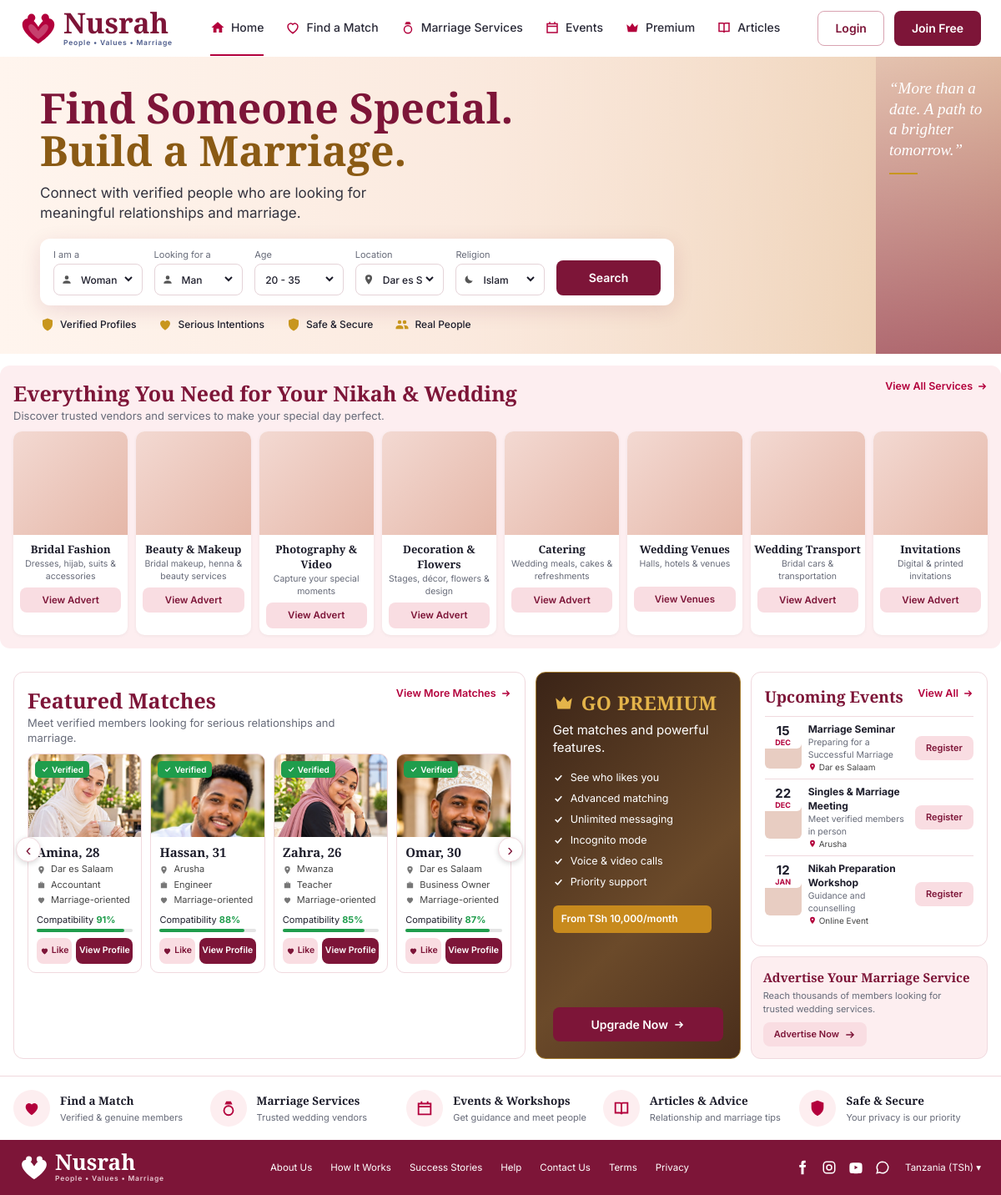
The page / on the database its author committed.
### core/models.py (models this page shows, shortened)
class SiteSetting(models.Model):
    brand = models.CharField(max_length=50, default="Nusrah")
    tagline = models.CharField(max_length=100, default="People • Values • Marriage")
    hero_title_1 = models.CharField(max_length=100, default="Find Someone Special.")
    hero_title_2 = models.CharField(max_length=100, default="Build a Marriage.")
    hero_text = models.CharField(max_length=250, default="Connect with verified people who are looking for meaningful relationships and marriage.")
    hero_quote = models.CharField(max_length=200, default="More than a date. A path to a brighter tomorrow.")
    hero_image = models.ImageField(upload_to="site/", blank=True)
    logo = models.ImageField(upload_to="site/", blank=True)
    currency = models.CharField(max_length=10, default="TSh")
    class Meta: verbose_name = "Site setting"
    @classmethod
    def load(cls):
        return cls.objects.first() or cls()

class ServiceCategory(models.Model):
    name = models.CharField(max_length=60)
    slug = models.SlugField(unique=True)
    blurb = models.CharField(max_length=80)
    image = models.ImageField(upload_to="services/", blank=True)
    button_label = models.CharField(max_length=30, default="View Advert")
    order = models.PositiveSmallIntegerField(default=0)
    class Meta: ordering = ["order"]; verbose_name_plural = "Service categories"

class Member(models.Model):
    GENDER = [("F", "Woman"), ("M", "Man")]
    name = models.CharField(max_length=80)
    age = models.PositiveSmallIntegerField()
    gender = models.CharField(max_length=1, choices=GENDER)
    city = models.CharField(max_length=60)
    occupation = models.CharField(max_length=80)
    intention = models.CharField(max_length=60, default="Marriage-oriented")
    religion = models.CharField(max_length=30, default="Islam")
    photo = models.ImageField(upload_to="members/", blank=True)
    verified = models.BooleanField(default=False)
    featured = models.BooleanField(default=False)
    compatibility = models.PositiveSmallIntegerField(default=80)
    joined = models.DateTimeField(default=timezone.now)

class PremiumPerk(models.Model):
    text = models.CharField(max_length=100)
    order = models.PositiveSmallIntegerField(default=0)
    class Meta: ordering = ["order"]

class Event(models.Model):
    title = models.CharField(max_length=120)
    date = models.DateField()
    city = models.CharField(max_length=60)
    description = models.CharField(max_length=200, blank=True)
    image = models.ImageField(upload_to="events/", blank=True)
    attendees = models.PositiveIntegerField(default=0)
    class Meta: ordering = ["date"]

class FeatureStrip(models.Model):
    title = models.CharField(max_length=50)
    text = models.CharField(max_length=80)
    icon = models.CharField(max_length=30, default="heart")
    order = models.PositiveSmallIntegerField(default=0)
    class Meta: ordering = ["order"]

### core/views.py (the view)
# urls.py: urlpatterns = [path("", views.home, name="home")]
def home(request):
    gold = Plan.objects.order_by("price").first()
    return render(request, "home.html", {
        "categories": ServiceCategory.objects.all()[:8],
        "matches": Member.objects.filter(featured=True)[:4],
        "events": Event.objects.filter(date__gte=date.today())[:3],
        "perks": PremiumPerk.objects.all(),
        "from_price": gold.price if gold else 0,
        "strip": FeatureStrip.objects.all(),
        "locations": LOCATIONS,
    })

### core/context.py (called while the page is built)
def site(request):
    return {"site": SiteSetting.load(), "current": request.resolver_match.url_name if request.resolver_match else ""}

### templates/home.html
{% extends "base.html" %}{% load static %}
{% block content %}
<section class="hero" {% if site.hero_image %}style="--hero:url('{{ site.hero_image.url }}')"{% endif %}>
  <div class="hero-in">
    <div class="hero-txt">
      <h1>{{ site.hero_title_1 }}<br><span>{{ site.hero_title_2 }}</span></h1>
      <p>{{ site.hero_text }}</p>
      <form class="search" action="#" method="get">
        <label>I am a<div class="sel"><svg><use href="#i-user"/></svg><select name="gender"><option>Woman</option><option>Man</option></select></div></label>
        <label>Looking for a<div class="sel"><svg><use href="#i-user"/></svg><select name="seek"><option>Man</option><option>Woman</option></select></div></label>
        <label>Age<div class="sel"><select name="age"><option>20 - 35</option><option>25 - 40</option><option>35+</option></select></div></label>
        <label>Location<div class="sel"><svg class="red"><use href="#i-pin"/></svg><select name="city">{% for l in locations %}<option>{{ l }}</option>{% endfor %}</select></div></label>
        <label>Religion<div class="sel"><svg><use href="#i-moon"/></svg><select name="religion"><option>Islam</option></select></div></label>
        <button class="btn btn-s">Search</button>
      </form>
      <ul class="trust"><li><svg class="gold"><use href="#i-shield"/></svg>Verified Profiles</li><li><svg class="gold"><use href="#i-heart-f"/></svg>Serious Intentions</li><li><svg class="gold"><use href="#i-shield"/></svg>Safe &amp; Secure</li><li><svg class="gold"><use href="#i-people"/></svg>Real People</li></ul>
    </div>
    <blockquote class="hero-q">&ldquo;{{ site.hero_quote }}&rdquo;<i></i></blockquote>
  </div>
</section>
<section class="wrap panel pink">
  <div class="sec-h"><div><h2>Everything You Need for Your Nikah &amp; Wedding</h2><p>Discover trusted vendors and services to make your special day perfect.</p></div><a class="more" href="#">View All Services <svg><use href="#i-arrow"/></svg></a></div>
  <div class="svc-grid">
    {% for c in categories %}
    <article class="svc"><div class="svc-img">{% if c.image %}<img src="{{ c.image.url }}" alt="{{ c.name }}" loading="lazy">{% endif %}</div>
      <h3>{{ c.name }}</h3><p>{{ c.blurb }}</p><a class="btn btn-p" href="#">{{ c.button_label }}</a></article>
    {% endfor %}
  </div>
</section>
<div class="wrap trio">
  <section class="panel">
    <div class="sec-h"><div><h2>Featured Matches</h2><p>Meet verified members looking for serious relationships and marriage.</p></div><a class="more" href="#">View More Matches <svg><use href="#i-arrow"/></svg></a></div>
    <div class="m-wrap"><button class="arr l" aria-label="Previous">&#8249;</button><div class="m-grid">
      {% for m in matches %}
      <article class="mcard">
        <div class="m-ph">{% if m.photo %}<img src="{{ m.photo.url }}" alt="{{ m.name }}" loading="lazy">{% endif %}{% if m.verified %}<span class="vbadge"><svg><use href="#i-check"/></svg>Verified</span>{% endif %}</div>
        <div class="m-b"><h3>{{ m.name }}, {{ m.age }}</h3>
          <ul><li><svg><use href="#i-pin"/></svg>{{ m.city }}</li><li><svg><use href="#i-briefcase"/></svg>{{ m.occupation }}</li><li><svg><use href="#i-heart-f"/></svg>{{ m.intention }}</li></ul>
          <div class="compat"><span>Compatibility <b>{{ m.compatibility }}%</b></span><i style="--p:{{ m.compatibility }}%"></i></div>
          <div class="m-act"><a class="btn btn-p sm" href="#"><svg><use href="#i-heart-f"/></svg>Like</a><a class="btn btn-s sm" href="#">View Profile</a></div></div>
      </article>{% endfor %}
    </div><button class="arr r" aria-label="Next">&#8250;</button></div>
  </section>
  <div class="prem"><h2><svg><use href="#i-crown"/></svg>GO PREMIUM</h2><p>Get matches and powerful features.</p>
      <ul>{% for p in perks %}<li><svg><use href="#i-check"/></svg>{{ p.text }}</li>{% endfor %}</ul>
      <div class="price">From {{ site.currency }} {{ from_price|floatformat:"0g" }}/month</div>
      <a class="btn btn-s block" href="#">Upgrade Now <svg><use href="#i-arrow"/></svg></a></div>
  <aside class="side">
    <div class="panel ev">
      <div class="sec-h sm"><h2>Upcoming Events</h2><a class="more" href="#">View All <svg><use href="#i-arrow"/></svg></a></div>
      {% for e in events %}
      <div class="ev-row"><div class="ev-img">{% if e.image %}<img src="{{ e.image.url }}" alt="" loading="lazy">{% endif %}</div>
        <div class="ev-d"><b>{{ e.date|date:"d" }}</b>{{ e.date|date:"M"|upper }}</div>
        <div class="ev-t"><h4>{{ e.title }}</h4><p>{{ e.description }}</p><span><svg><use href="#i-pin"/></svg>{{ e.city }}</span></div>
        <a class="btn btn-p xs" href="#">Register</a></div>{% endfor %}
    </div>
    <div class="adv"><div><h3>Advertise Your Marriage Service</h3><p>Reach thousands of members looking for trusted wedding services.</p><a class="btn btn-p xs" href="#">Advertise Now <svg><use href="#i-arrow"/></svg></a></div></div>
  </aside>
</div>
<section class="wrap strip">
  {% for s in strip %}<div><span class="ic"><svg><use href="#i-{{ s.icon }}"/></svg></span><div><b>{{ s.title }}</b><small>{{ s.text }}</small></div></div>{% endfor %}
</section>
{% endblock %}

### templates/base.html (shortened to what this page needs)
{% load static %}<!doctype html>
<html lang="en"><head>
<link rel="stylesheet" href="{% static 'css/main.css' %}">
</head><body>
{% include "partials/navbar.html" %}
<main>{% block content %}{% endblock %}</main>
{% include "partials/footer.html" %}
</body></html>

### templates/partials/navbar.html (shortened to what this page needs)
<header class="nav">
  <div class="nav-in">
    {% include "partials/logo.html" %}
    <nav class="nav-links" id="navlinks">
      <a href="{% url 'home' %}" class="{% if current == 'home' %}on{% endif %}"><svg><use href="#i-home"/></svg>Home</a>
      <a href="#"><svg><use href="#i-heart"/></svg>Find a Match</a>
      <a href="#"><svg><use href="#i-ring"/></svg>Marriage Services</a>
      <a href="#"><svg><use href="#i-cal"/></svg>Events</a>
      <a href="#"><svg class="gold"><use href="#i-crown"/></svg>Premium</a>
      <a href="#"><svg><use href="#i-book"/></svg>Articles</a>
    </nav>
    <div class="nav-auth"><a class="btn btn-o" href="#">Login</a><a class="btn btn-s" href="#">Join Free</a></div>
  </div>
</header>

### templates/partials/logo.html (shortened to what this page needs)
<a class="logo" href="{% url 'home' %}">
  <span class="logo-text"><b>{{ site.brand }}</b><small>{{ site.tagline }}</small></span>
</a>

### templates/partials/footer.html
<footer class="foot"><div class="foot-in">
  <div class="logo light">{% include "partials/logo.html" %}</div>
  <nav class="foot-links"><a href="#">About Us</a><a href="#">How It Works</a><a href="#">Success Stories</a><a href="#">Help</a><a href="#">Contact Us</a><a href="#">Terms</a><a href="#">Privacy</a></nav>
  <div class="foot-r">
    <span class="soc"><svg><use href="#i-fb"/></svg><svg><use href="#i-ig"/></svg><svg><use href="#i-yt"/></svg><svg><use href="#i-wa"/></svg></span>
    <span class="cur">Tanzania ({{ site.currency }}) &#9662;</span>
  </div>
</div></footer>

### rows shown on the page
SiteSetting: brand "Nusrah Nusrah", tagline "People • Values • Marriage People • Values • Marriage", hero_title_1 "Find Someone Special.", hero_title_2 "Build a Marriage.", hero_text "Connect with verified people who are looking for meaningful relationships and marriage.", hero_quote "More than a date. A path to a brighter tomorrow.", currency "TSh"
ServiceCategory: name "Bridal Fashion", blurb "Dresses, hijab, suits & accessories", button_label "View Advert"
ServiceCategory: name "Beauty & Makeup", blurb "Bridal makeup, henna & beauty services", button_label "View Advert"
ServiceCategory: name "Photography & Video", blurb "Capture your special moments", button_label "View Advert"
ServiceCategory: name "Decoration & Flowers", blurb "Stages, décor, flowers & design", button_label "View Advert"
ServiceCategory: name "Catering", blurb "Wedding meals, cakes & refreshments", button_label "View Advert"
ServiceCategory: name "Wedding Venues", blurb "Halls, hotels & venues", button_label "View Venues"
ServiceCategory: name "Wedding Transport", blurb "Bridal cars & transportation", button_label "View Advert"
ServiceCategory: name "Invitations", blurb "Digital & printed invitations", button_label "View Advert"
Member: photo (picture), verified True (drawn), name "Amina", age "28", city "Dar es Salaam", occupation "Accountant", intention "Marriage-oriented", compatibility "91"
Member: photo (picture), verified True (drawn), name "Hassan", age "31", city "Arusha", occupation "Engineer", intention "Marriage-oriented", compatibility "88"
Member: photo (picture), verified True (drawn), name "Zahra", age "26", city "Mwanza", occupation "Teacher", intention "Marriage-oriented", compatibility "85"
Member: photo (picture), verified True (drawn), name "Omar", age "30", city "Dar es Salaam", occupation "Business Owner", intention "Marriage-oriented", compatibility "87"
PremiumPerk: text "See who likes you"
PremiumPerk: text "Advanced matching"
PremiumPerk: text "Unlimited messaging"
PremiumPerk: text "Incognito mode"
PremiumPerk: text "Voice & video calls"
PremiumPerk: text "Priority support"
Event: date "15", date "DEC", title "Marriage Seminar", description "Preparing for a Successful Marriage", city "Dar es Salaam"
Event: date "22", date "DEC", title "Singles & Marriage Meeting", description "Meet verified members in person", city "Arusha"
Event: date "12", date "JAN", title "Nikah Preparation Workshop", description "Guidance and counselling", city "Online Event"
FeatureStrip: title "Find a Match", text "Verified & genuine members"
FeatureStrip: title "Marriage Services", text "Trusted wedding vendors"
FeatureStrip: title "Events & Workshops", text "Get guidance and meet people"
FeatureStrip: title "Articles & Advice", text "Relationship and marriage tips"
FeatureStrip: title "Safe & Secure", text "Your privacy is our priority"

### other values the page prints
{{ from_price|floatformat:"0g" }} "10,000"
form field city "Dar es Salaam"
